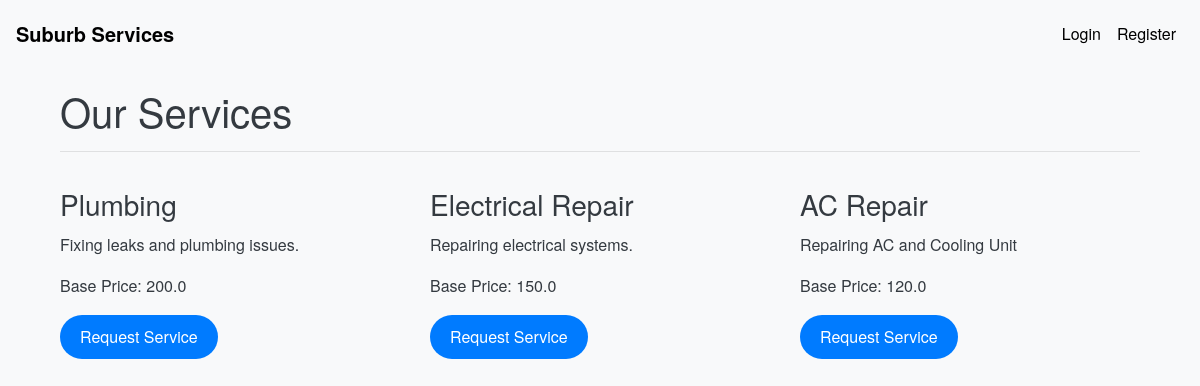
Page /services on the earlier database version.
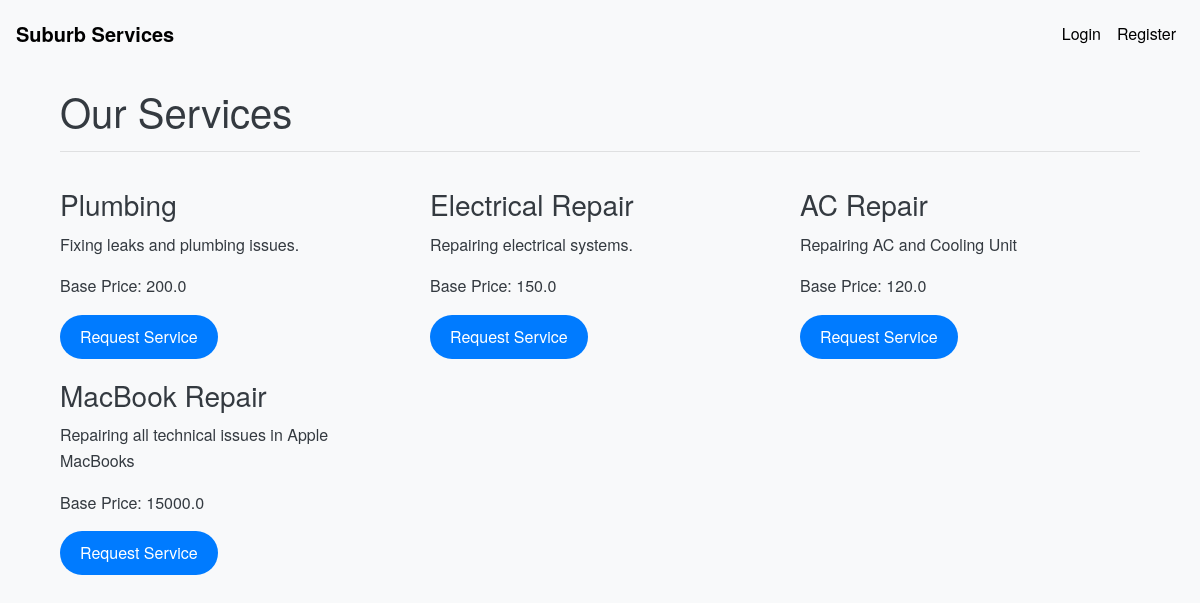
Same page on the later database version.
### models.py (models this page shows, shortened)
class Service(db.Model):
    __tablename__ = 'services'
    id = db.Column(db.Integer, nullable =False, primary_key=True)
    name = db.Column(db.String(100), nullable=False)
    base_price = db.Column(db.Float, nullable=False)
    time_required = db.Column(db.Integer, nullable=False)
    description = db.Column(db.Text)

### routes.py (the view)
@app.route('/services')
def services():
    services = Service.query.all()
    return render_template('services.html', services=services)

### templates/services.html
{% extends 'base.html' %}
{% block content %}
<div class="container mt-4">
    <h1>Our Services</h1>
    <hr>
    <div class="row">
        {% for service in services %}
        <div class="col-md-4">
            <h3>{{ service.name }}</h3>
            <p>{{ service.description }}</p>
            <p>Base Price: {{ service.base_price }}</p>
            <a href="{{ url_for('request_service', service_id=service.id) }}" class="btn btn-primary">Request Service</a>
        </div>
        {% endfor %}
    </div>
</div>
{% endblock %}

Differences in the rows shown:
added Service: name "MacBook Repair", description "Repairing all technical issues in Apple MacBooks", base_price "15000.0"
